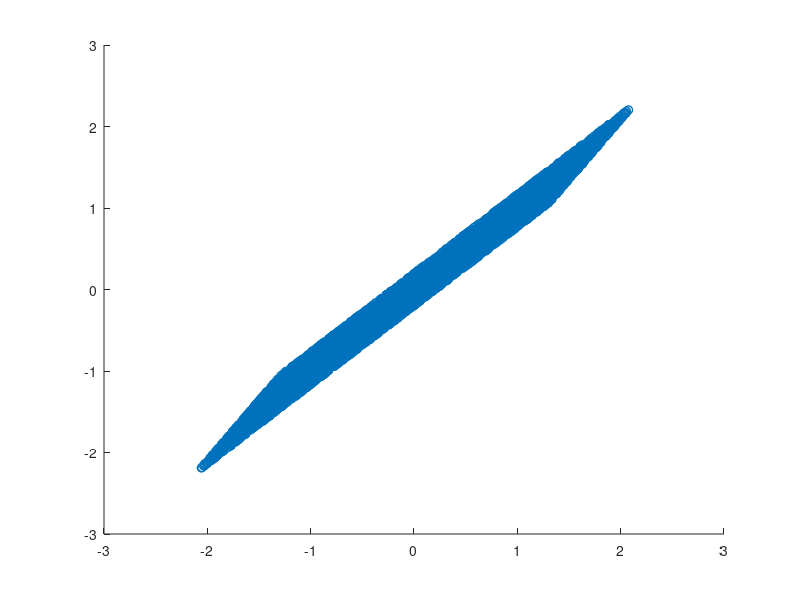

This chart was generated by the following MATLAB code: (Note: this script raises an error after producing the figure.)
%% PCA
clear; close all;

% Signal specification
p1_limit = [10 40];
p2_limit = [10 18];
N = 10000;

% Generation
p1 = unifrnd(p1_limit(1), p1_limit(2), 1, N);
p2 = unifrnd(p2_limit(1), p2_limit(2), 1, N);

% Plot original signal
scatter(p1, p2);

% Mixing
source = [p1;p2];
A = [0.8 0.7;
     0.3 0.4];
mixed = A * source;

% Centering
centered_mixed = mixed - (mean(mixed')')*ones(1, size(mixed, 2));

% Variance normalization
centered_mixed = centered_mixed./(sqrt(var(centered_mixed'))');

% Covariance
Cov = centered_mixed*centered_mixed';

% Eigen
[V, D] = eig(Cov);
[B I] = sort(sum(D), 'descend');

% Construct W
W = zeros(size(V));
for i = 1 : size(V, 1)
    W(:, i) = V(:, I(i));
end

% Plot processed mixed
scatter(centered_mixed(1,:), centered_mixed(2,:));
hold on;
plotv(W,'-')
